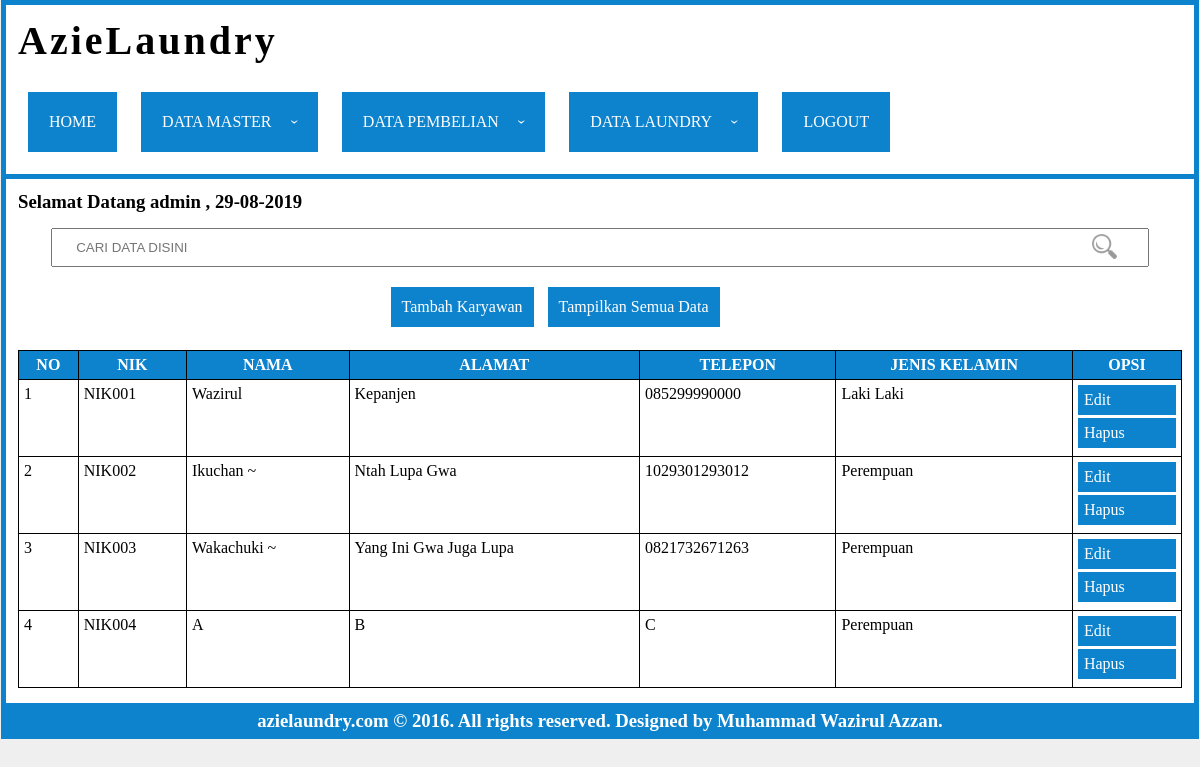
/index.php?page=karyawan (signed in), run on the app's committed database.
### tables this page shows
CREATE TABLE `tbl_akun` (
  `id` int(11) NOT NULL,
  `username` varchar(50) NOT NULL,
  `password` varchar(50) NOT NULL,
  `nama` varchar(50) NOT NULL,
  `alamat` varchar(100) NOT NULL,
  `status` varchar(50) NOT NULL
);

CREATE TABLE `tbl_karyawan` (
  `NIK` varchar(10) NOT NULL,
  `nama` varchar(100) NOT NULL,
  `alamat` varchar(150) NOT NULL,
  `telepon` varchar(15) NOT NULL,
  `jk` enum('Laki Laki','Perempuan','','') NOT NULL
);

### conn/cek-login.php (called while the page is built, shortened)
<?php
include 'conn.php';
	$username = $_SESSION['username'];
	$q = mysqli_query($conn,"SELECT * from tbl_akun where username = '".$username."'");
	$data = mysqli_fetch_array($q);
	$nama = $data['nama'];
?>

### page/karyawan/read.php (the view, shortened to what this page needs)
<form method="post" id="pencarian">
	<input type="text" name="acuan" placeholder="CARI DATA DISINI" id="pencarian"><span class="search-icon"><img src="img/search.png"></span></input>
</form>
<ul id="submenu">
	<li><a href="index.php?page=karyawan-add">Tambah Karyawan</a></li>
	<li><a class="alldata">Tampilkan Semua Data</a></li>
</ul>
<br>
<table>
	<thead>
		<tr>
			<th>No</th>
			<th>nik</th>
			<th>nama</th>
			<th>alamat</th>
			<th>telepon</th>
			<th>jenis kelamin</th>
			<th>opsi</th>
		</tr>
	</thead>
	<tbody>
		<?php
		$no = 1;
		if (isset($_POST['acuan'])) {
			$acuan = $_POST['acuan'];
			$query = mysqli_query($conn,"SELECT * FROM tbl_karyawan where nama like '%$acuan%' or nik like '%$acuan%' or alamat like '%$acuan%' or telepon
				 like '%$acuan%' or jk  like '%$acuan%'");
		}else{
			$query = mysqli_query($conn,"SELECT * FROM tbl_karyawan");
		}
		while($data = mysqli_fetch_array($query)){
		?>
		<tr>
			<td><?=$no?></td>
			<td><?=$data['NIK']?></td>
			<td><?=$data['nama']?></td>
			<td><?=$data['alamat']?></td>
			<td><?=$data['telepon']?></td>
			<td><?=$data['jk']?></td>
			<td>
			<a href="index.php?page=karyawan-edit&id=<?=$data['NIK']?>">Edit</a>
			<a href="index.php?page=karyawan-del&id=<?=$data['NIK']?>">Hapus</a>
			</td>
		</tr>
		<?php
		$no++;
		}
		?>
	</tbody>
</table>

### index.php (shortened to what this page needs)
<?php
include 'conn/cek-login.php';
?>
<!DOCTYPE html>
<html>
<head>
<link rel="stylesheet" type="text/css" href="css/index.css">
</head>
<body>
<div id="header">
		<h1>AzieLaundry</h1><br>
		<div class="menu">
			<ul class="nav-ul">
				<li class="nav-li"><a href="index.php">home</a></li>
				<li class="nav-li"><a>data master<span class="arrow"></span></a>
				</li>
				<li class="nav-li"><a>data pembelian<span class="arrow"></span></a>
				</li>
				<li class="nav-li"><a>data laundry<span class="arrow"></span></a>
				</li>
				<li class="nav-li"><a href="logout.php">logout</a></li>
			</ul>
		</div>
</div>
<div id="body">
	<h3>Selamat Datang <?=$nama?> , <?=date('d-m-Y')?></h3>
	<?php
	if (isset($_GET['page'])) {
		$page = $_GET['page'];
	}else{
		$page = "";
	}
	if(isset($_GET['id'])){$id = $_GET['id'];}else{$id="";}
	if ($page == "konsumen") {
		include 'page/konsumen/read.php';
	}else if ($page == "akun") {
		include 'page/akun/read.php';
	}else if ($page == "akun-add" || $page == "akun-edit"){
		include 'form.php';
	}else if($page == "akun-del"){
		header("location:page/akun/action.php?aksi=del&id=$id");
	}else if ($page == "konsumen-add" || $page == "konsumen-edit" || $page == "konsumen-add-keranjang"){
		include 'form.php';
	}else if($page == "konsumen-del"){
		header("location:page/konsumen/action.php?aksi=del&id=$id");
	}else if ($page == "karyawan") {
		include 'page/karyawan/read.php';
	}else if ($page == "karyawan-add" || $page == "karyawan-edit"){
		include 'form.php';
	}else if($page == "karyawan-del"){
		header("location:page/karyawan/action.php?aksi=del&id=$id");
	}else if ($page == "supplier") {
		include 'page/supplier/read.php';
	}else if ($page == "supplier-add" || $page == "supplier-edit"){
		include 'form.php';
	}else if($page == "supplier-del"){
		header("location:page/supplier/action.php?aksi=del&id=$id");
	}else if ($page == "barang") {
		include 'page/barang/read.php';
	}else if ($page == "pembelian") {
		include 'page/pembelian/read.php';
	}else if ($page == "pembelian-add"){
		include 'form.php';
	}else if ($page == "pembelian-add-lama"){
		include 'form.php';
	}else if ($page == "histori-pembelian") {
		include 'page/histori-pembelian/read.php';
	}else if ($page == "histori-pembelian-download") {
		include 'form.php';
	}else if ($page == "jenis-laundry") {
		include 'page/jnslaundry/read.php';
	}else if ($page == "jenis-laundry-add" || $page == "jenis-laundry-edit"){
		include 'form.php';
	}else if($page == "jenis-laundry-del"){
		header("location:page/jnslaundry/action.php?aksi=del&id=$id");
	}else if ($page == "jenis-pakaian") {
		include 'page/jnspakaian/read.php';
	}else if ($page == "jenis-pakaian-add" || $page == "jenis-pakaian-edit"){
		include 'form.php';
	}else if($page == "jenis-pakaian-del"){
		header("location:page/jnspakaian/action.php?aksi=del&id=$id");
	}else if ($page == "tarif") {
		include 'page/tarif/read.php';
	}else if ($page == "tarif-add" || $page == "tarif-edit"){
		include 'form.php';
	}else if($page == "tarif-del"){
		header("location:page/tarif/action.php?aksi=del&id=$id");
	}else if ($page == "keranjang") {
		include 'page/keranjang/read.php';
	}else if($page == "keranjang-add" || $page == "set-keranjang"){
		include 'form.php';
	}else if($page == "ganti-keranjang"){
		header('location:page/keranjang/action.php?aksi=ganti-keranjang');
	}else if($page == "submit-transaksi"){
		header('location:page/keranjang/action.php?aksi=submit-transaksi');
	}else if ($page == "transaksi" || $page == "lihat-transaksi") {
		include 'page/transaksi/read.php';
	}else if ($page == "penggunaan-barang") {
		include 'page/penggunaan-barang/read.php';
	}else{
		echo "Pilih Menu Sub";
	}
	?>
</div>
<div id="footer">
	<h3>azielaundry.com © 2016. All rights reserved. Designed by Muhammad Wazirul Azzan.</h3>
</div>
</body>
</html>

### css/index.css (style rules this page uses)
* { margin: 0; padding: 0; }
a { text-decoration: none; }
ul { list-style: none; }
body { background: #efefef; }
#header { background: #fff; display: block; margin: 0 auto; width: 97%; padding: 1%; height: auto; border:5px solid #0e83cd; border-bottom: 0px solid transparent; }
#header h1 { font-family: comic sans ms; letter-spacing: 3px; font-size: 40px; }
.menu li { display: inline-block; margin: 10px; }
.menu { text-transform: uppercase; }
.nav-li a { display: block; padding: 20px; color: white; cursor: pointer; border:1px solid transparent; background: #0e83cd; }
#body { width: 97%; padding: 1%; margin: 0 auto; display: block; background: white; border:5px solid #0e83cd; border-collapse: collapse; overflow: auto; height: 500px; }
#footer { width: 97%; padding: 2px 1%; margin: 0 auto; display: block; background: white; border:5px solid #0e83cd; border-top: 0px solid white; background: #0e83cd; font-family: comic sans ms; text-align: center; color: white; border-collapse: collapse; }
#body table { width:100%; margin: 0 auto; border:1px solid #000; border-collapse: collapse; }
#body table th,#body table td { border: 1px solid black; padding: 5px; }
#body table thead { background: #0e83cd; color: white; text-transform: uppercase; }
#body table tbody { vertical-align: top; text-transform: capitalize; }
#body table tbody a { display: block; padding: 5px; color: white; cursor: pointer; border:1px solid transparent; transition: all ease-in-out 0.3s; margin-bottom: 3px; background: #0e83cd; }
#pencarian { margin: 15px 0; }
#pencarian input[type='text'] { padding: 10px 2%; width: 90%; display: block; margin: 0 auto; }
.search-icon { position: relative; font-size: 25px; float: right; margin-right: 65px; top: -33px; cursor: pointer; }
.search-icon img { width: 25px; height: 25px; opacity: 0.8; }
#submenu { width: 100%; text-align: center; }
#submenu li { margin: 5px; display: inline-block; }
#submenu li a { display: block; padding: 10px; color: white; cursor: pointer; border:1px solid transparent; transition: all ease-in-out 0.5s; background: #0e83cd; }

### data on the page
tbl_akun: nama "admin"
tbl_karyawan: NIK "NIK001", nama "Wazirul", alamat "Kepanjen", telepon "085299990000", jk "Laki Laki"
tbl_karyawan: NIK "NIK002", nama "Ikuchan ~", alamat "Ntah Lupa Gwa", telepon "1029301293012", jk "Perempuan"
tbl_karyawan: NIK "NIK003", nama "Wakachuki ~", alamat "Yang Ini Gwa Juga Lupa", telepon "0821732671263", jk "Perempuan"
tbl_karyawan: NIK "NIK004", nama "A", alamat "B", telepon "C", jk "Perempuan"
